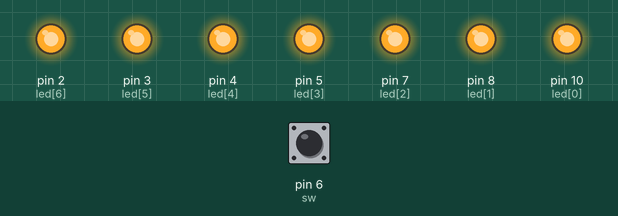
Recording of a sketch running on a simulated Arduino Uno, built with avr-gcc and run on an emulated ATmega328P. Shown: output pins drawn as LEDs (lit = HIGH). The inputs (shaded band) are chosen by the test bench; at power-on: pin 6 (sw) HIGH.

Above: at 0.05 s.
At 0.65 s:
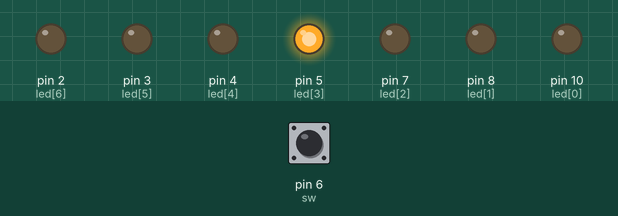
At 1.25 s:
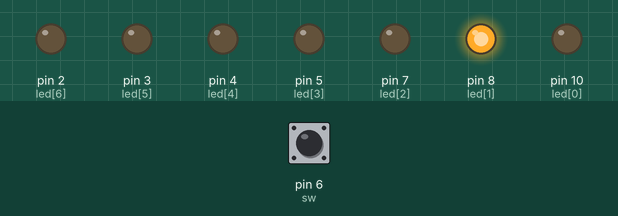
At 2.55 s:
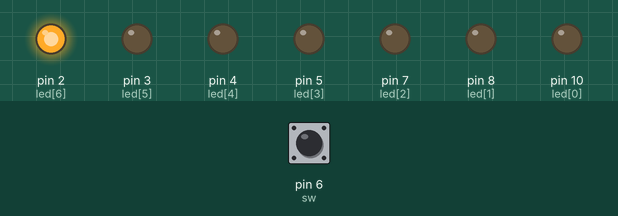
At 3.55 s:
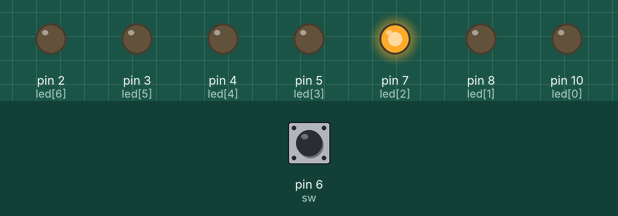
At 4.6 s:
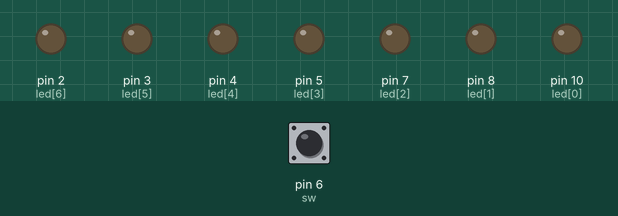
Timing chart, 0 to 5.1 s (numbered marks = the images above):
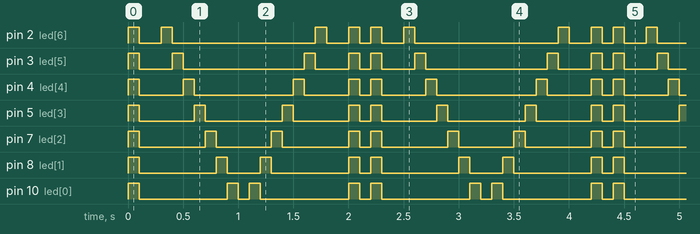

Measured:
- by itself, pin 2 (led[6]): repeats every 2.2 s: LOW 0.20 s, HIGH 0.10 s, LOW 1.3 s, HIGH 0.10 s, LOW 0.20 s, HIGH 0.10 s, LOW 0.10 s, HIGH 0.10 s
- by itself, pin 3 (led[5]): repeats every 2.2 s: LOW 0.30 s, HIGH 0.10 s, LOW 1.1 s, HIGH 0.10 s, LOW 0.30 s, HIGH 0.10 s, LOW 0.10 s, HIGH 0.10 s
- by itself, pin 4 (led[4]): repeats every 2.2 s: LOW 0.40 s, HIGH 0.10 s, LOW 0.90 s, HIGH 0.10 s, LOW 0.40 s, HIGH 0.10 s, LOW 0.10 s, HIGH 0.10 s
- by itself, pin 5 (led[3]): repeats every 2.2 s: LOW 0.50 s, HIGH 0.10 s, LOW 0.70 s, HIGH 0.10 s, LOW 0.50 s, HIGH 0.10 s, LOW 0.10 s, HIGH 0.10 s
- by itself, pin 7 (led[2]): repeats every 2.2 s: LOW 0.60 s, HIGH 0.10 s, LOW 0.50 s, HIGH 0.10 s, LOW 0.60 s, HIGH 0.10 s, LOW 0.10 s, HIGH 0.10 s
- by itself, pin 8 (led[1]): repeats every 2.2 s: LOW 0.70 s, HIGH 0.10 s, LOW 0.30 s, HIGH 0.10 s, LOW 0.70 s, HIGH 0.10 s, LOW 0.10 s, HIGH 0.10 s
- by itself, pin 10 (led[0]): repeats every 1.1 s: LOW 0.80 s, HIGH 0.10 s, LOW 0.10 s, HIGH 0.10 s

The sketch:

lab2___-05050173.ino
```cpp
const byte NUM=8;

const byte led[]={10,8,7,5,4,3,2};

const int delaytime=100;

const byte sw = 6;

int ii;

void setup() {

  Serial.begin(9600);

  pinMode(sw,INPUT);

for(ii=0;ii<NUM;ii++)

  {

     pinMode(led[ii],OUTPUT);

  }

}

void loop() {

  boolean val = digitalRead(6);


if(val==0){

for(ii=0;ii<NUM;ii++)

{

  digitalWrite(led[ii],HIGH);//左到右

      delay(delaytime);

  digitalWrite(led[ii],LOW);


}

delay(100);

for(ii=NUM-1;ii>=0;ii--)

{

  digitalWrite(led[ii],HIGH);//右到左

      delay(delaytime);

  digitalWrite(led[ii],LOW);

}

delay(100);

}


//2.

/*for(ii=0;ii<NUM;ii++)

  {

    digitalWrite(led[ii],HIGH);

  }

      delay(100);

/for(ii=0;ii<NUM;ii++)

{

  digitalWrite(led[ii],LOW);

}

      delay(100);

*/

if(val==1)

{

  for(ii=0;ii<NUM;ii++)

  {

    digitalWrite(led[ii],HIGH);

  }

      delay(100);

for(ii=0;ii<NUM;ii++)

  {

    digitalWrite(led[ii],LOW);

  }

      delay(100);

for(ii=NUM-1;ii>=0;ii--)

{

  digitalWrite(led[ii],HIGH);//右到左

      delay(delaytime);

  digitalWrite(led[ii],LOW);

}

delay(100);

for(ii=0;ii<NUM;ii++)

{

  digitalWrite(led[ii],HIGH);//左到右

      delay(delaytime);

  digitalWrite(led[ii],LOW);


}

delay(100);


  for(ii=0;ii<NUM;ii++)

  {

    digitalWrite(led[ii],HIGH);

  }

      delay(100);

for(ii=0;ii<NUM;ii++)

  {

    digitalWrite(led[ii],LOW);

  }

      delay(100);

}

}
```
